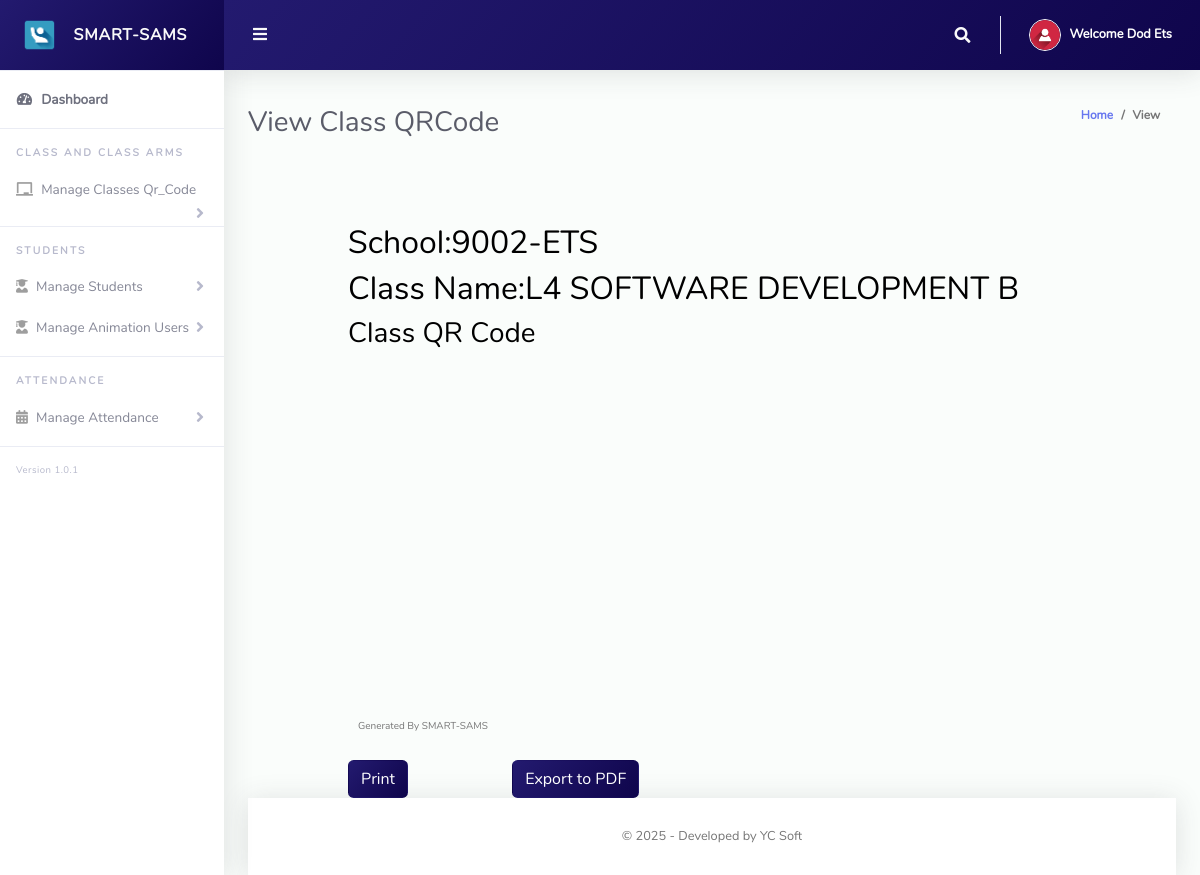
The page /Admin/view.php?Id=12 (signed in) on the database its author committed.
### tables this page shows
CREATE TABLE `schools` (
  `id` int(11) NOT NULL,
  `schoolName` varchar(50) NOT NULL,
  `district` varchar(50) NOT NULL,
  `province` varchar(50) NOT NULL,
  `code` varchar(255) NOT NULL,
  `type` varchar(50) NOT NULL,
  `date` date NOT NULL DEFAULT current_timestamp()
);

CREATE TABLE `tblclass` (
  `Id` int(10) NOT NULL,
  `level` varchar(255) NOT NULL,
  `className` varchar(255) NOT NULL,
  `totalStudents` int(255) NOT NULL,
  `boys` int(255) NOT NULL,
  `girls` int(255) NOT NULL,
  `school` varchar(255) NOT NULL
);

### Admin/view.php (the view, shortened to what this page needs)
<?php
include '../Includes/dbcon.php';
?>
<!DOCTYPE html>
<html lang="en">
<head>
  <link href="../vendor/fontawesome-free/css/all.min.css" rel="stylesheet" type="text/css">
  <link href="../vendor/bootstrap/css/bootstrap.min.css" rel="stylesheet" type="text/css">
  <link href="css/ruang-admin.min.css" rel="stylesheet">
</head>
<body id="page-top">
  <div id="wrapper">
   <?php include "Includes/sidebar.php";?>
    <div id="content-wrapper" class="d-flex flex-column">
      <div id="content">
           <?php include "Includes/topbar.php";?>
        <div class="container-fluid" id="container-wrapper">
          <div class="d-sm-flex align-items-center justify-content-between mb-4">
            <h1 class="h3 mb-0 text-gray-800">View Class QRCode</h1>
            <ol class="breadcrumb">
              <li class="breadcrumb-item"><a href="./">Home</a></li>
              <li class="breadcrumb-item active" aria-current="page">View</li>
            </ol>
          </div>
       <?php
       $id = $_GET['Id'];
       $view = "SELECT * FROM `tblclass` WHERE Id=$id";
       $res = $conn->query($view);
       $rows = $res->fetch_assoc();
           $className = $rows['className'];
     $a = "SELECT * FROM schools WHERE schoolName='$s'";
     $r = $conn->query($a);
     $ro = $r->fetch_assoc();
     $schoolCode = $ro['code'];
     $schoolName = $ro['schoolName'];
       ?>
    <div id="print">
      <br><br>
      <h2 class="name">School:<?php echo $schoolCode."-". $schoolName?></h2>
    <h2 class="name">Class Name:<?php echo $className?></h2>
    <h3 class="qr">Class QR Code</h3>
    <div id="qrcode"></div>
                  <h6 style="margin-left: 110px; font-size: 10px;">Generated By SMART-SAMS </h6>
    </div>
    <button onclick="printDiv('print')" class='btn btn asa' id="b">Print</button>
    <button class="btn btn asa " onclick="exportToPDF()" id="b">Export to PDF</button>
      <?php include 'includes/footer.php';?>
    </div>
  </div>
</body>
</html>

### Admin/Includes/topbar.php (shortened to what this page needs)
<?php
  $query = "SELECT * FROM tbladmin WHERE Id = ".$_SESSION['userId']."";
  $rs = $conn->query($query);
  $rows = $rs->fetch_assoc();
  $fullName = $rows['firstName']." ".$rows['lastName'];
  $s = $rows['school'];
?>
<nav class="navbar navbar-expand navbar-light bg-gradient topbar mb-4 static-top asc">
          <button id="sidebarToggleTop" class="btn btn-link rounded-circle mr-3">
            <i class="fa fa-bars"></i>
          </button>
          <ul class="navbar-nav ml-auto">
            <li class="nav-item dropdown no-arrow">
              <a class="nav-link dropdown-toggle" href="#" id="searchDropdown" role="button" data-toggle="dropdown"
                aria-haspopup="true" aria-expanded="false">
                <i class="fas fa-search fa-fw"></i>
              </a>
            </li>
            <li class="nav-item dropdown no-arrow">
              <a class="nav-link dropdown-toggle" href="#" id="userDropdown" role="button" data-toggle="dropdown"
                aria-haspopup="true" aria-expanded="false">
                <img class="img-profile rounded-circle" src="img/user-icn.png" style="max-width: 60px">
                <span class="ml-2 d-none d-lg-inline text-white small"><b>Welcome <?php echo $fullName;?></b></span>
              </a>
            </li>
          </ul>
        </nav>

### Admin/Includes/topbar.php (style rules this page uses)
.asc { background: linear-gradient(130deg, #231a6f, #0f054c); }
.asa { color: white; background: linear-gradient(130deg, #231a6f, #0f054c); }

### Admin/view.php (style rules this page uses)
#qrcode { margin-left: 100px; margin-top: 20px; width: 300px; height: 350px; }
.qr { color: black; margin-left: 100px; }
.name { color: black; margin-left: 100px; }
#b { margin-top: 20px; margin-left: 100px; }

### rows shown on the page
schools: code "9002", schoolName "ETS"
tblclass: className "L4 SOFTWARE DEVELOPMENT B"

### other values the page prints
$fullName "Dod Ets"
